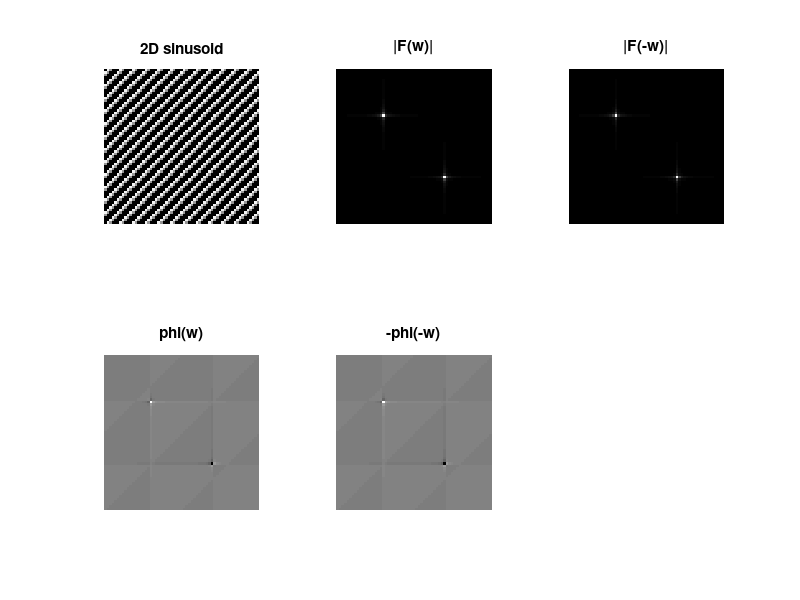

Source code (MATLAB):
% symmetry property
% 2d Sinusoid
W=0:pi/30:2*pi;
H=0:pi/30:2*pi;
Tw=pi/6;
Th=pi/6;
A=1;
 
[w,h]=meshgrid(W,H);
 
S = A*sin(2*pi*w/Tw + 2*pi*h/Th );
subplot(231);
imshow(S),title('2D sinusoid');
subplot(232);
imshow(abs(fftshift(fft2(S))),[]),title('|F(w)|');
subplot(233);
imshow(abs(fftshift(fft2(-S))),[]),title('|F(-w)|');
subplot(234);
imshow(imag(fftshift(fft2(S))),[]),title('phi(w)');
subplot(235);
imshow(-imag(fftshift(fft2(-S))),[]),title('-phi(-w)');
 
